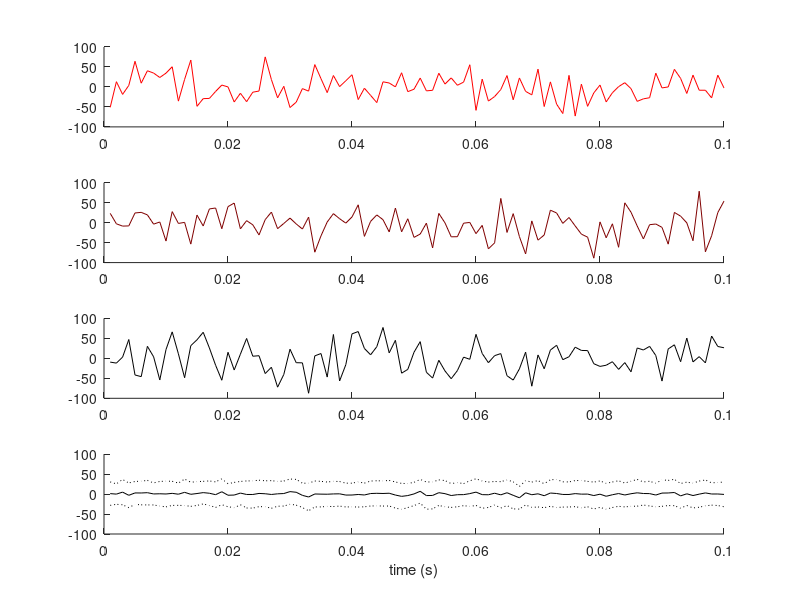
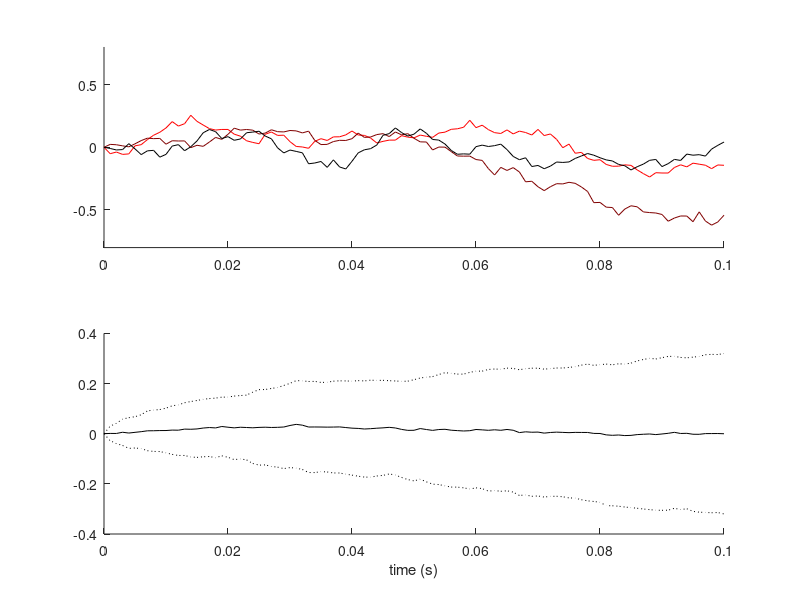

Write the MATLAB code that produced these figures, in order.
%
%  Gabbiani & Cox, Mathematics for Neuroscientists
%

%%
%generate sample paths of white noise and Wiener process
dt = 1e-3; %time step in ms

%corresponding standard deviation of a white noise sample
s_wn = 1/sqrt(dt);

%generate 100 white noise samples at scale dt, 100*dt s long
wn_paths = normrnd(0,s_wn,100,100);

%corresponding wiener sample paths. Because the white noise has a variance of 1/dt, 
%we need to multiply by dt to obtain a variance of dt.
wiener_paths = [zeros(100,1) cumsum(wn_paths,2)*dt];

colors = {[1 0 0]; [0.5 0 0]; [0 0 0]};

h_f1 = figure;
h_a1 = subplot(4,1,1);
h_a2 = subplot(4,1,2);
h_a3 = subplot(4,1,3);
h_a4 = subplot(4,1,4);

h_f2 = figure; 
h_a5 = subplot(2,1,1);
h_a6 = subplot(2,1,2);

for i=1:3
    line('Parent', eval(sprintf('h_a%i',i)), ...
        'XData',[1:100]*dt,'YData',wn_paths(i,:),'Color',colors{i});
    
    line('Parent', h_a5,'XData',[0:100]*dt,'YData',wiener_paths(i,:),'Color',colors{i});
end

axes(h_a4);
xlabel('time (s)');
axes(h_a6);
xlabel('time (s)');

%%
mwn_path = mean(wn_paths,1);
swn_path = std(wn_paths,1,1);

mwiener_path = mean(wiener_paths,1);
swiener_path = std(wiener_paths,1,1); 

line('Parent', h_a4,'XData',[1:100]*dt,'YData',mwn_path);
line('Parent', h_a4,'XData',[1:100]*dt,'YData',mwn_path+swn_path,...
     'LineStyle',':');
line('Parent', h_a4,'XData',[1:100]*dt,'YData',mwn_path-swn_path,...
     'LineStyle',':');

set(h_a4,'YLim',[-1e2 1e2]);
set(h_a5,'YLim',[-0.8 0.8]);

line('Parent', h_a6,'XData',[0:100]*dt,'YData',mwiener_path);
line('Parent', h_a6,'XData',[0:100]*dt,'YData',mwiener_path+swiener_path,...
     'LineStyle',':');
line('Parent', h_a6,'XData',[0:100]*dt,'YData',mwiener_path-swiener_path,...
     'LineStyle',':');
 
%print(handles.figure1,'-depsc','figure1.eps'); 
